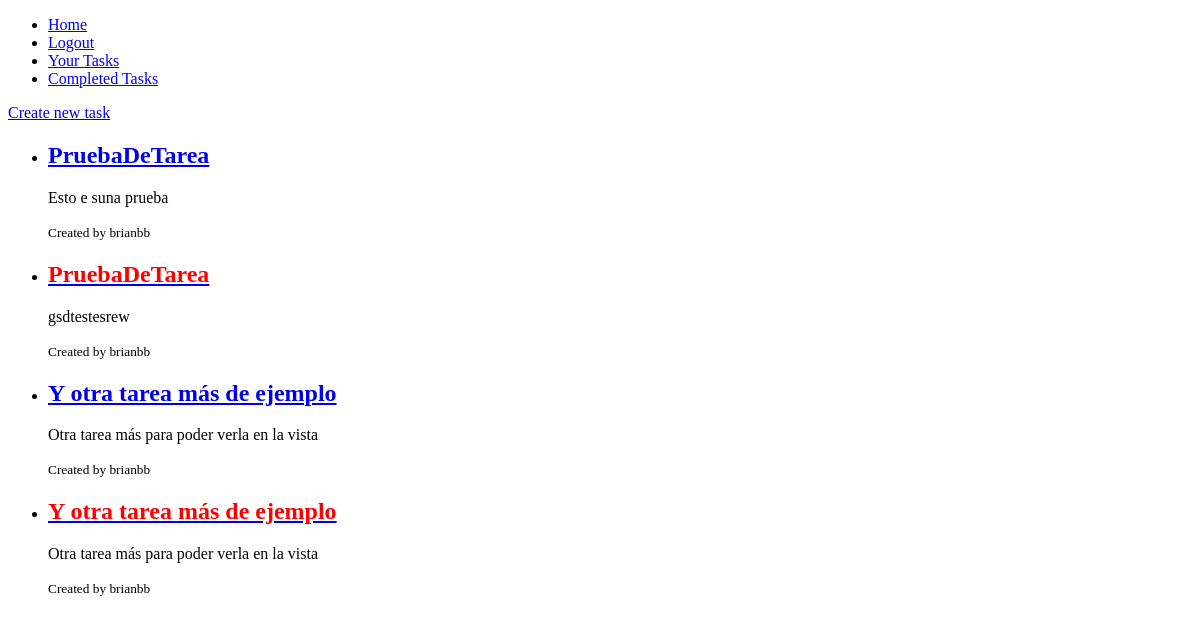
Before: /tasks (signed in) with the older database file.
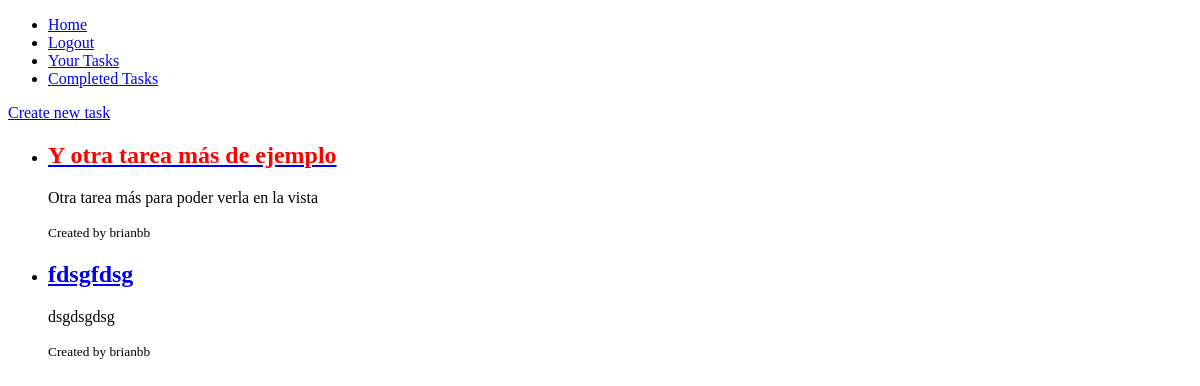
After: the same page with the newer database file.
### tasks/models.py (models this page shows, shortened)
class Task(models.Model):
    title = models.CharField(max_length=100)
    description = models.TextField(blank=True)
    created_at = models.DateTimeField(auto_now_add=True)
    dateCompleted = models.DateTimeField(blank=True, null=True)
    important = models.BooleanField(default=False)
    user = models.ForeignKey(User, on_delete=models.CASCADE)

### tasks/views.py (the view)
# urls.py: path('tasks', views.tasksView, name='tasksView'),
@login_required
@permission_required('tasks.view_task')
def tasksView(request):
    tasks = Task.objects.filter(user=request.user, dateCompleted__isnull=True)
    return render(request, 'tasks/show.html', {
        'tasks': tasks,
    })

### tasks/templates/tasks/show.html (shortened to what this page needs)
{% extends 'layouts/base.html' %}
{% block 'content' %}
<a href="{% url 'createTask' %}">Create new task</a>
<ul>
    {% for task in tasks %}
    <li>
        <a href="{% url 'taskDetailsView' task.id %}">
            {% if task.important %}
                <h2 style="color:red">{{task.title}}</h2>
            {% else %}
                <h2>{{task.title}}</h2>
            {% endif %}
        </a>
        <p>{{task.description}}</p>
        <small>Created by {{task.user}}</small>
    </li>
    {% endfor %}
</ul>
{% endblock %}

Changed rows visible on the page:
removed Task: title "PruebaDeTarea", description "Esto e suna prueba", user "brianbb"
removed Task: title "PruebaDeTarea", description "gsdtestesrew", user "brianbb"
no longer on this page (row edited): Task: title "Y otra tarea más de ejemplo", description "Otra tarea más para poder verla en la vista", user "brianbb"
added Task: title "fdsgfdsg", description "dsgdsgdsg", user "brianbb"
